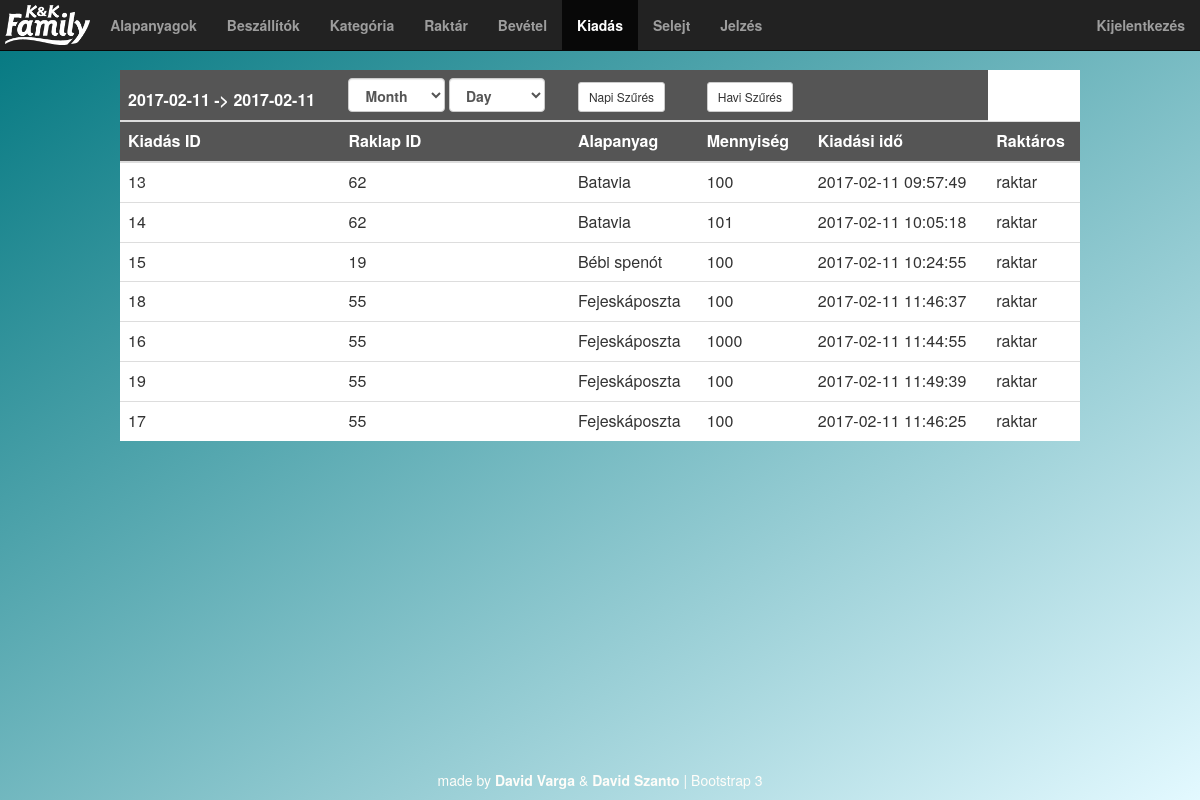
Page /admin/output.php on the committed database.
### tables this page shows
CREATE TABLE `pallet` (
  `id` int(11) NOT NULL,
  `quality_form_id` int(11) NOT NULL,
  `product_id` int(11) NOT NULL,
  `supplier_id` int(11) NOT NULL,
  `time` timestamp NOT NULL DEFAULT CURRENT_TIMESTAMP,
  `amount` int(11) NOT NULL,
  `user_id` int(11) NOT NULL,
  `deleted` tinyint(1) NOT NULL DEFAULT '0'
);

CREATE TABLE `output` (
  `id` int(11) NOT NULL,
  `pallet_id` int(11) NOT NULL,
  `amount` int(11) NOT NULL,
  `time` timestamp NOT NULL DEFAULT CURRENT_TIMESTAMP,
  `user_id` int(11) NOT NULL,
  `deleted` tinyint(1) NOT NULL DEFAULT '0'
);

CREATE TABLE `product` (
  `id` int(11) NOT NULL,
  `name` varchar(50) NOT NULL,
  `category_id` int(11) NOT NULL,
  `type` int(11) NOT NULL,
  `deleted` tinyint(1) NOT NULL DEFAULT '0'
);

CREATE TABLE `user` (
  `id` int(11) NOT NULL,
  `name` varchar(50) NOT NULL,
  `password` varchar(50) NOT NULL,
  `type` int(11) NOT NULL,
  `deleted` tinyint(1) NOT NULL DEFAULT '0'
);

### helper/contentgenerator.php (the view, shortened to what this page needs)
<?php
require('datepicker.php');
function periodOutput($day,$last){
	$labels = array();
	$data = array();
	$mysqli = connect();
	if($results = $mysqli->query(
			"SELECT p.id as id, pr.name as product, o.amount as amount, o.time as time, u.name as user,o.id as o_id
 				FROM  pallet p, product pr, output o, user u
			where pr.id=p.product_id and o.pallet_id = p.id and o.user_id = u.id
			 and
			o.time >= '".$day." 00:00:00' and
			o.time <= '".$last." 23:59:59'
			and p.deleted = false and pr.deleted = false and o.deleted = false order by product")){
			 $str =  '<table class="table table-hover">';
			 $str .= '<thead>';
			 $str .= '<tr>';
			 $str .= '<th>'.$day." -> ".$last.'</th>';
			 $str .= '<th class="dateth">'.datepicker(true) .'</th>';
			 $str .= '<th><button class="btn btn-sm btn-default"  onclick="dailyOutput()">Napi Szűrés</button></th>';
			 $str .= '<th><button class="btn btn-sm btn-default"  onclick="monthlyOutput()">Havi Szűrés</button></th>';
			 $str .= '<th></th>';
			 $str .= '</tr>';
			 $str .= '<tr>';
			 $str .= '<th>Kiadás ID</th>';
			 $str .= '<th>Raklap ID</th>';
			 $str .= '<th>Alapanyag</th>';
			 $str .= '<th>Mennyiség</th>';
			 $str .= '<th>Kiadási idő</th>';
			 $str .= '<th>Raktáros</th>';
			 $str .= '</tr>';
			 $str .= '</thead>';
			 $i =false;
			 while($row = $results->fetch_assoc()) {
			 	if(in_array($row["product"],$labels))
			 	{
			 		$key = array_search($row["product"],$labels);
			 		$data[$key] = $data[$key]+(int)$row["amount"];
			 	}else{
			 		array_push($labels,$row["product"]);
			 		array_push($data,(int)$row["amount"]);
			 	}
			 	$str .= '<tr>';
			 $str .= '<td>'.$row["o_id"].'</td>';
			$str .= '<td>'.$row["id"].'</td>';
			$str .= '<td>'.$row["product"].'</td>';
			$str .= '<td>'.$row["amount"].'</td>';
			$str .= '<td>'.$row["time"].'</td>';
			$str .= '<td>'.$row["user"].'</td>';
			 	$str .= '</tr>';
			 	$i =true;
			 }
			 if($i){
			 	$str .= '</table>';
			 	print $str;
			 }else{
			 	print '<div class="alert alert-danger text-center centerBlock" role="alert" style="width: 90%"><strong>Semmmit nem adtak ki a raktárból!</strong></div>';
			 }
	}else{
		print mysqli_error($mysqli);
		print ("HIBA");
	}
}
?>

### css/styles.css (style rules this page uses)
body { background: red; background: -webkit-linear-gradient(left top, #00767F, #E3F9FF); background: -o-linear-gradient(bottom right, #00767F, #E3F9FF); background: -moz-linear-gradient(bottom right, #00767F, #E3F9FF); background: linear-gradient(to bottom right, #00767F, #E3F9FF); background-repeat: no-repeat; padding-top: 70px; }
.table { background-color: white; float: none; margin: 0 auto; width: 80%; }
thead { background-color: #555555; text-align:center; color:white; }
.dateth { color: #555555; }

### rows in the picture
pallet: output.id "13", id "62", product.name "Batavia", output.amount "100", output.time "2017-02-11 09:57:49", user.name "raktar", output.id "14", output.amount "101", output.time "2017-02-11 10:05:18"
pallet: output.id "15", id "19", product.name "Bébi spenót", output.amount "100", output.time "2017-02-11 10:24:55", user.name "raktar"
pallet: output.id "18", id "55", product.name "Fejeskáposzta", output.amount "100", output.time "2017-02-11 11:46:37", user.name "raktar", output.id "16", output.amount "1000", output.time "2017-02-11 11:44:55", output.id "19", output.time "2017-02-11 11:49:39", output.id "17", output.time "2017-02-11 11:46:25"

### other values in the picture
$day "2017-02-11"
$last "2017-02-11"
